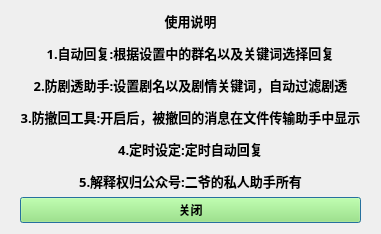
<?xml version="1.0" encoding="UTF-8"?>
<ui version="4.0">
 <class>Dialog</class>
 <widget class="QDialog" name="Dialog">
  <property name="geometry">
   <rect>
    <x>0</x>
    <y>0</y>
    <width>381</width>
    <height>234</height>
   </rect>
  </property>
  <property name="windowTitle">
   <string>Dialog</string>
  </property>
  <layout class="QVBoxLayout" name="verticalLayout">
   <property name="leftMargin">
    <number>20</number>
   </property>
   <property name="rightMargin">
    <number>20</number>
   </property>
   <item>
    <widget class="QLabel" name="label">
     <property name="font">
      <font>
       <family>微软雅黑</family>
       <pointsize>10</pointsize>
       <weight>75</weight>
       <bold>true</bold>
      </font>
     </property>
     <property name="layoutDirection">
      <enum>Qt::LeftToRight</enum>
     </property>
     <property name="text">
      <string>&lt;html&gt;&lt;head/&gt;&lt;body&gt;&lt;p&gt;使用说明&lt;/p&gt;&lt;p&gt;1.自动回复:根据设置中的群名以及关键词选择回复&lt;/p&gt;&lt;p&gt;2.防剧透助手:设置剧名以及剧情关键词，自动过滤剧透&lt;/p&gt;&lt;p&gt;3.防撤回工具:开启后，被撤回的消息在文件传输助手中显示&lt;/p&gt;&lt;p&gt;4.定时设定:定时自动回复&lt;/p&gt;&lt;p&gt;5.解释权归公众号:二爷的私人助手所有&lt;/p&gt;&lt;/body&gt;&lt;/html&gt;</string>
     </property>
     <property name="alignment">
      <set>Qt::AlignHCenter|Qt::AlignTop</set>
     </property>
    </widget>
   </item>
   <item>
    <widget class="QPushButton" name="pushButton">
     <property name="font">
      <font>
       <family>微软雅黑</family>
       <weight>75</weight>
       <bold>true</bold>
      </font>
     </property>
     <property name="styleSheet">
      <string notr="true">background-color:rgb(149,236,105);</string>
     </property>
     <property name="text">
      <string>关闭</string>
     </property>
    </widget>
   </item>
  </layout>
 </widget>
 <resources/>
 <connections/>
</ui>
